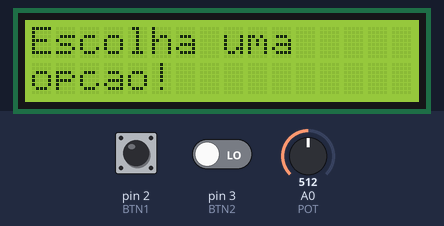
A sketch run on a simulated Arduino Uno, built with avr-gcc and run on an emulated ATmega328P. On the bench: 16×2 character LCD. The inputs (shaded band) are chosen by the test bench; at power-on: pin 2 (BTN1) LOW, pin 3 (BTN2) LOW, A0 (POT) = 512.

Above: at 2.2 s.
2.3 s: pin 2 (BTN1) pulled HIGH for 0.3 s
At 2.9 s:
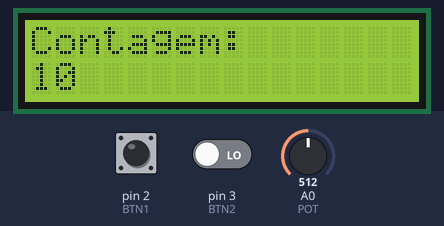
8.6 s: pin 3 (BTN2) driven LOW
11.3 s: pin 3 (BTN2) driven HIGH
At 11.92 s:
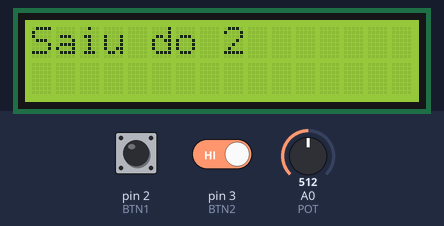
13.8 s: pin 2 (BTN1) pulled HIGH for 1 s
At 15.4 s:
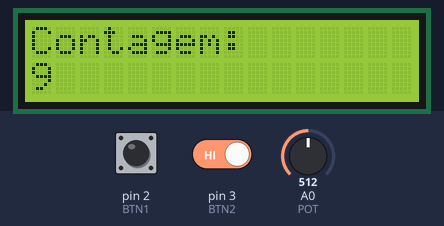
Timing chart, 0 to 16.9 s (numbered marks = the images above; inputs shaded):
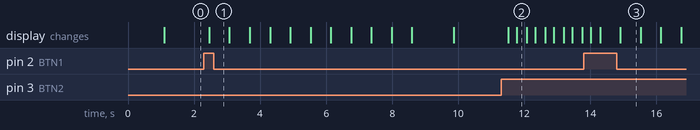

Measured:
- after the input at 2.3 s, the display: changes after 0.16 s (image 1)
- after the input at 11.3 s, the display: first changes after 0.22 s (image 2 shows a later state)
- after the input at 13.8 s, the display: first differs from a run without the input after 0.50 s (image 3 shows a later state)

The sketch:

ExemploLCDBotao.ino
```cpp
#include <Wire.h>
#include <LiquidCrystal_I2C.h>

#define col 16
#define lines 2
#define address 0x27
#define POT A0
#define BTN1 2
#define BTN2 3

LiquidCrystal_I2C lcd(address, col, lines);

void setup(){
  pinMode(POT, INPUT);
  pinMode(BTN1, INPUT);
  pinMode(BTN2, INPUT);

  lcd.init();
  lcd.backlight();
  lcd.clear();

  lcd.setCursor(0,0);
  lcd.print("Hello");
  delay(1000);
}

void loop(){
  int click1 = digitalRead(BTN1);
  int click2 = digitalRead(BTN2);
  int exit = 0;

  lcd.clear();
  lcd.setCursor(0,0);
  lcd.print("Escolha uma");
  lcd.setCursor(0,1);
  lcd.print("opcao!");

  if(click1){
    for(int i = 10; i>0; i--){
        lcd.clear();
        lcd.setCursor(0,0);
        lcd.print("Contagem:");
        lcd.setCursor(0,1);
        lcd.print(i);
        delay(600);
    }

    lcd.clear();
    lcd.setCursor(0,0);
    lcd.print("Hoje e 04/07");
    delay(1000);
  }

  if(click2){
    while(exit == 0){
      int valor = analogRead(POT);

      lcd.clear();
      lcd.setCursor(0,0);
      lcd.print("Potenciometro");
      lcd.setCursor(0,1);
      lcd.print("Valor: ");
      lcd.print(valor);

      delay(250);
      exit = digitalRead(BTN2);
      if(exit == 1){
        lcd.clear();
        lcd.setCursor(0,0);
        lcd.print("Saiu do 2");
      }
    }

  }

  /*

   */

   delay(250);
}
```
